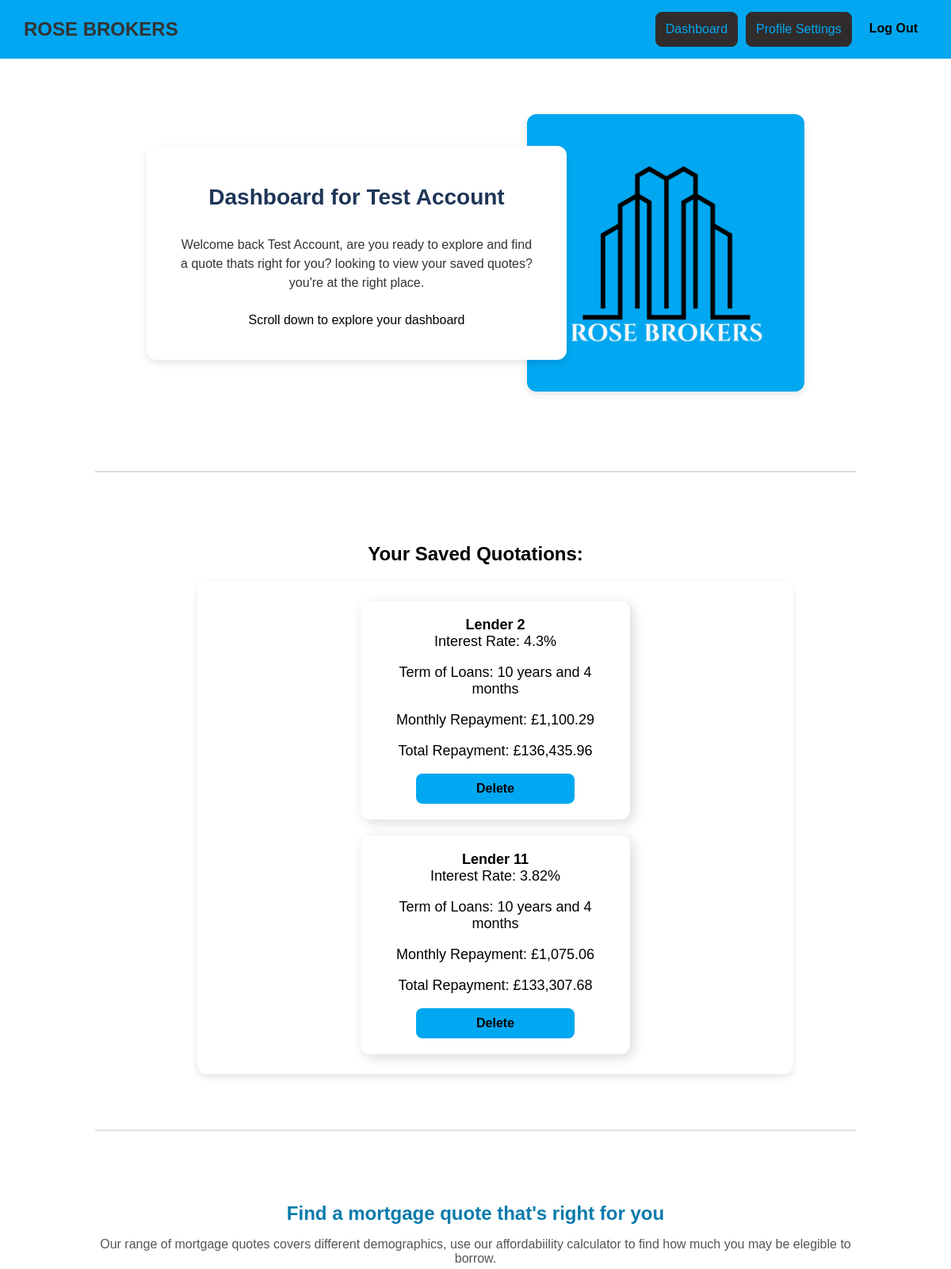
The page /dashboard.php (signed in, upper part) on the database as committed earlier.
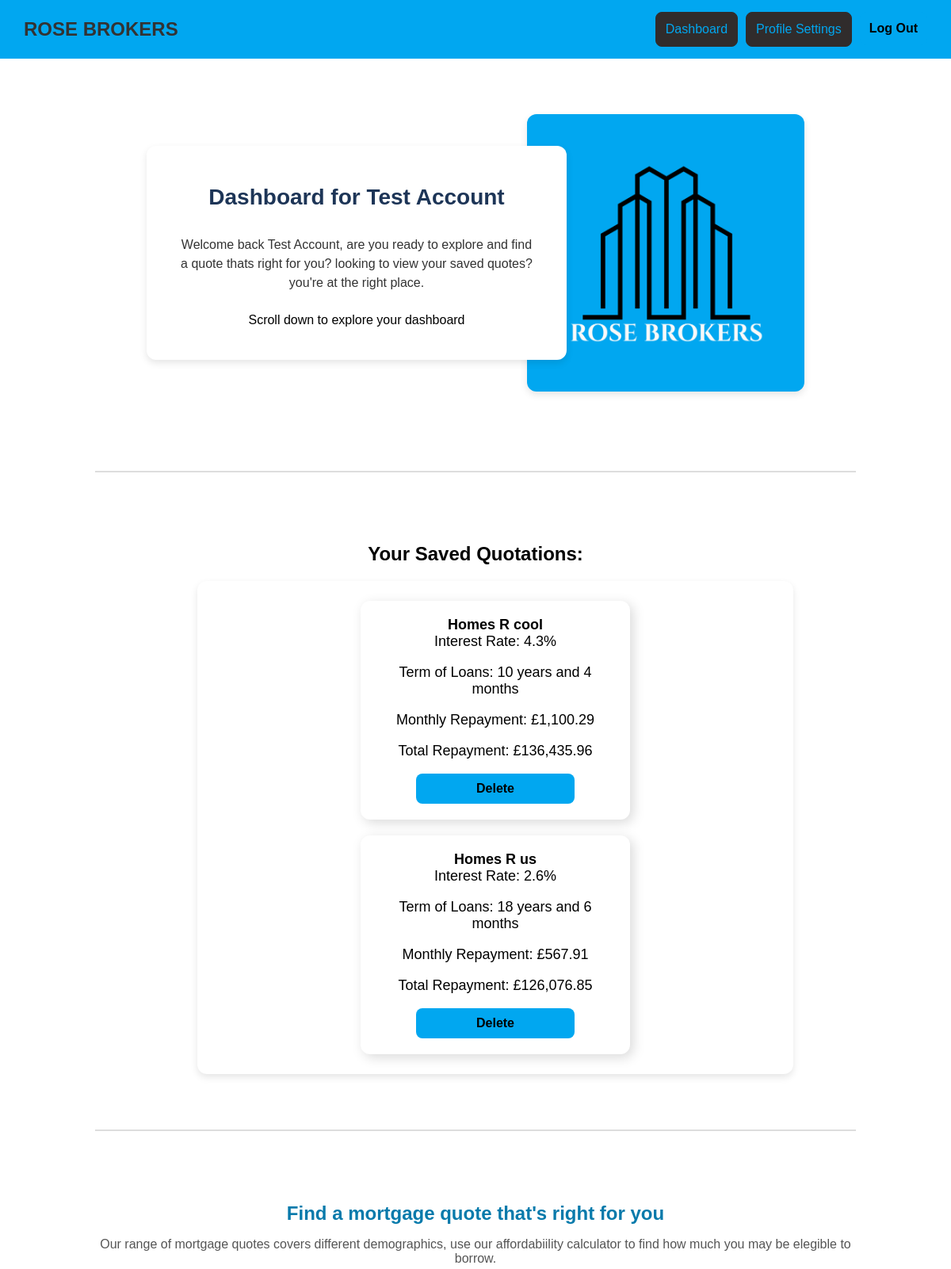
The same page on the database as committed later.
### tables this page shows
CREATE TABLE SavedQuotes (
    QuoteId INTEGER PRIMARY KEY AUTOINCREMENT,
    UserId INTEGER NOT NULL,
    ProductId INTEGER NOT NULL,
    MortgageLength INTEGER,
    InterestAnnually NUMERIC,
    MonthlyRepayment NUMERIC,
    AmountPaidBack NUMERIC,
    CreatedAt TEXT DEFAULT CURRENT_TIMESTAMP,
    FOREIGN KEY (UserId) REFERENCES Users(UserId),
    FOREIGN KEY (ProductId) REFERENCES Product(ProductId)
);

CREATE TABLE "Product" (
	"ProductId"	INTEGER,
	"Lender"	TEXT,
	"InterestRate"	REAL,
	"MortgageTerm"	INTEGER,
	"MinIncome"	INTEGER,
	"MinCreditScore"	INTEGER,
	"EmploymentType"	TEXT,
	"MinAge"	INTEGER,
	PRIMARY KEY("ProductId")
);

### dashboard.php (the view, shortened to what this page needs)
<?php
require 'db.php';
require 'headerFooter.php';
$user_id = $_SESSION['user_id'];
$stmt = $conn->prepare("SELECT FullName FROM Users WHERE UserId = ?");
$stmt->execute([$user_id]);
$user = $stmt->fetch(PDO::FETCH_ASSOC);
$savedStmt = $conn->prepare("
  SELECT
    SQ.QuoteId,
    P.Lender,
    SQ.InterestAnnually,
    SQ.MortgageLength,
    SQ.MonthlyRepayment,
    SQ.AmountPaidBack
  FROM SavedQuotes SQ
  JOIN Product P ON SQ.ProductId = P.ProductId
  WHERE SQ.UserId = ?
");
$savedStmt->execute([$user_id]);
$savedQuotes = $savedStmt->fetchAll(PDO::FETCH_ASSOC);
?>
<!DOCTYPE html>
<html lang="en">
<head>
  <link rel="stylesheet" href="/css/global.css" />
</head>
<body>
  <section class="intro-section">
    <div class="intro-section__content">
      <h2 class="intro-section__title">Dashboard for <?= htmlspecialchars($user['FullName']) ?></h2>
      <p class="intro-section__text">
Welcome back <?= htmlspecialchars($user['FullName']) ?>, are you ready to explore and find a quote thats right for you? looking to view your saved quotes? you're at the right place.
      </p>
      <p>Scroll down to explore your dashboard </p>
    </div>
    <div class="intro-section__image">
      <img src="images/LogoPicBlue.png" alt="Rose Brokers Logo" />
    </div>
  </section>
  <hr class="divider" />
  <section class="saved-section">
    <h2 class="saved-option__title">Your Saved Quotations:</h2>
    <div class="saved-section__content">
      <?php if (count($savedQuotes) > 0): ?>
        <?php foreach ($savedQuotes as $quote): ?>
          <div class="card card--mortgage">
            <div>
              <strong><?= htmlspecialchars($quote['Lender']) ?></strong><br>
              Interest Rate: <?= rtrim(rtrim(number_format($quote['InterestAnnually'], 2, '.', ''), '0'), '.') ?>%<br>
                <?php
                $years = intdiv($quote['MortgageLength'], 12);
                $months = $quote['MortgageLength'] % 12;
                if ($years > 0 && $months > 0) {
                    $termDisplay = "{$years} year" . ($years > 1 ? 's' : '') . " and {$months} month" . ($months > 1 ? 's' : '');
                } elseif ($years > 0) {
                    $termDisplay = "{$years} year" . ($years > 1 ? 's' : '');
                } elseif ($months > 0) {
                    $termDisplay = "{$months} month" . ($months > 1 ? 's' : '');
                } else {
                    $termDisplay = "N/A";
                }
              ?>
              <p>Term of Loans: <?= $termDisplay ?><br></p>
              <p>Monthly Repayment: £<?= number_format($quote['MonthlyRepayment'], 2) ?><br></p>
              <p>Total Repayment: £<?= number_format($quote['AmountPaidBack'], 2) ?><br></p>
              <form method="POST" action="dashboard.php" onsubmit="return confirm('Are you sure you want to delete this quote?');">
                <button type="submit" class="btn btn--login">Delete</button>
              </form>
            </div>
          </div>
        <?php endforeach; ?>
      <?php else: ?>
        <p class="saved-section__text">You haven't saved any quotes yet.</p>
      <?php endif; ?>
    </div>
  </section>
  <hr class="divider" />
  <section class="mortgage-options">
      <h2 class="mortgage-options__title">
        Find a mortgage quote that's right for you
      </h2>
      <p class="mortgage-options__subtitle">
        Our range of mortgage quotes covers different demographics, use our affordabiility calculator to find how much you may be elegible to borrow.
      </p>
  </section>
</body>
</html>

Rows that differ between the two databases and show on the page:
removed savedquotes: ProductId.Lender "Lender 11", InterestAnnually "3.82", MortgageLength "10 years and 4 months", MonthlyRepayment "1,075.06", AmountPaidBack "133,307.68"
changed through a linked row, savedquotes: ProductId.Lender "Lender 2" → "Homes R cool"
added savedquotes: ProductId.Lender "Homes R us", InterestAnnually "2.6", MortgageLength "18 years and 6 months", MonthlyRepayment "567.91", AmountPaidBack "126,076.85"
